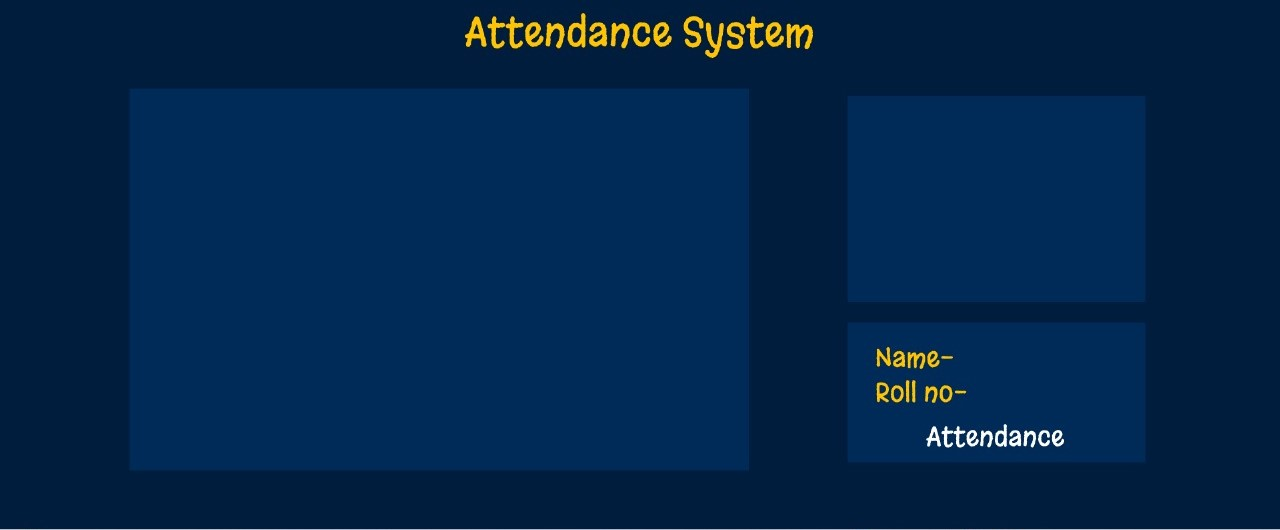
#> input picture interface/as2c.jpeg, 1280 x 530 px
$ python exp3.py
#> lines starting #> are read from the running program, lines starting #| are printed output that depends on the picture; after the words box and inside, x2 and y2 are one past the last pixel; in counts of white or black regions, pixels touching at a corner belong together; pictures that were not available may be replaced by others from this repository, and a replacement may not be noted
import cv2
interface = cv2.imread("interface/as2c.jpeg")
#> interface is the input picture: shape (530, 1280, 3); mean B, G, R 74.6, 37.9, 3
interface = cv2.resize(interface, (1240, 680))
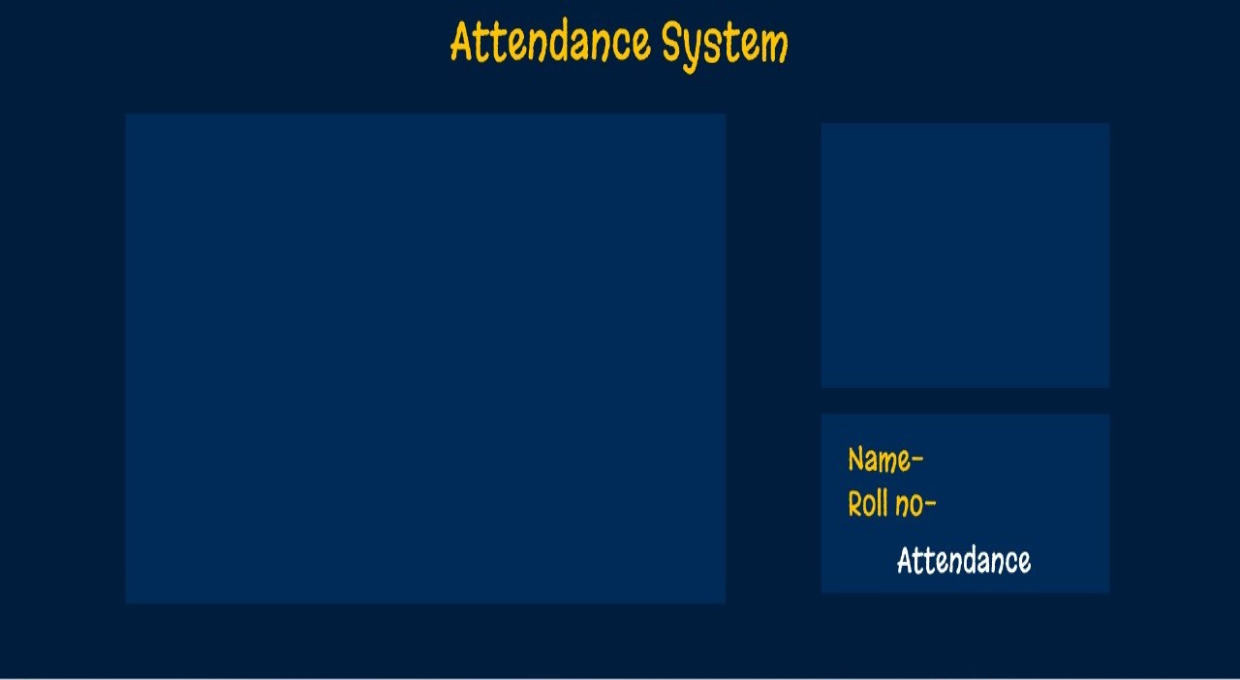
#> interface: shape (680, 1240, 3); mean B, G, R 74.6, 37.9, 3
bl = cv2.imread("interface/blackpage.png")
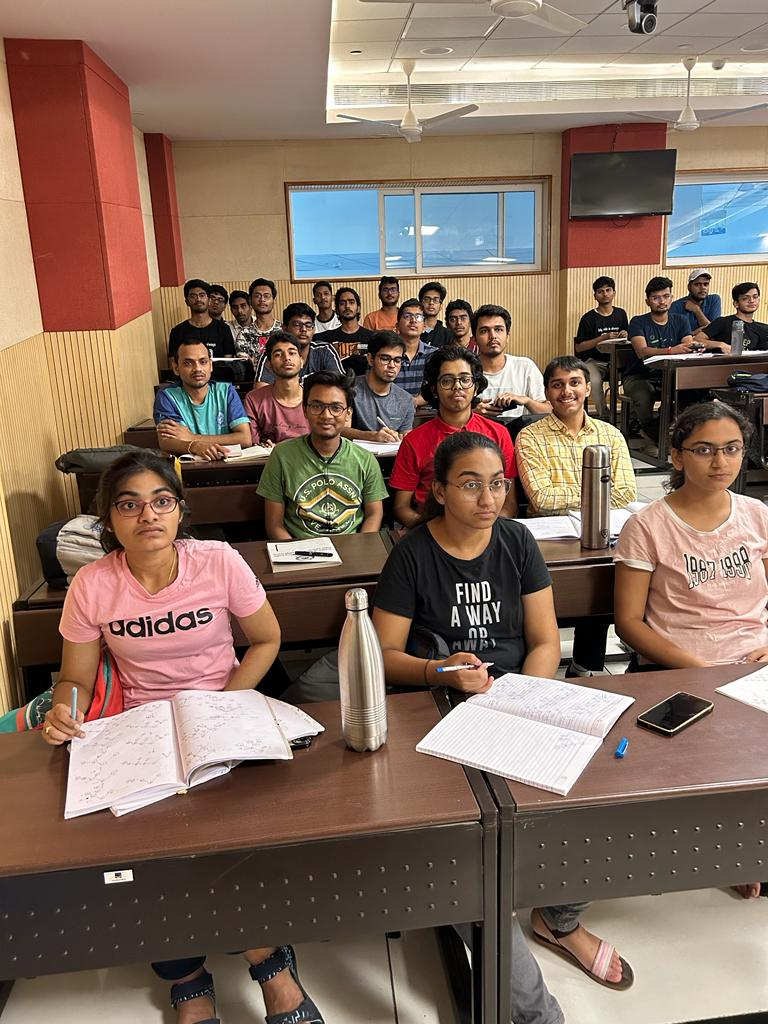
#> input picture sample.jpg, 768 x 1024 px, given in place of blackpage.png, which was not available
#> bl is the input picture: shape (1024, 768, 3); mean B, G, R 95.9, 110.3, 133.8
bl = cv2.resize(bl, (1230 - 800, 670 - 10))
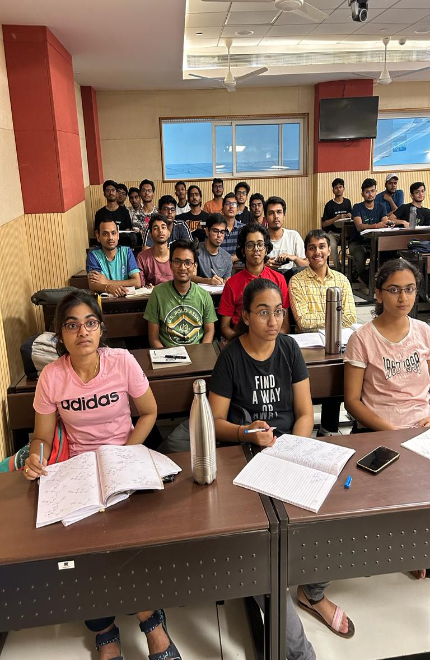
#> bl: shape (660, 430, 3); mean B, G, R 95.8, 110.2, 133.7
interface[10:670, 800:1230] = bl
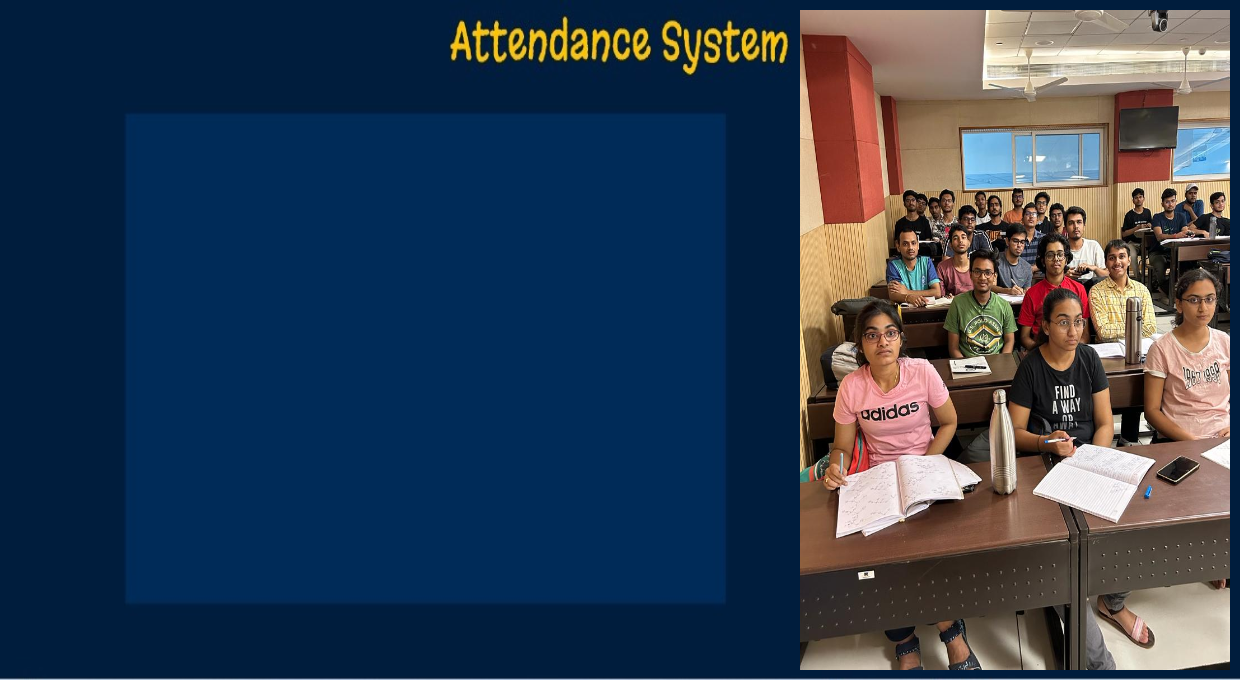
#> interface: shape (680, 1240, 3); mean B, G, R 82, 62.6, 47
interface = cv2.rectangle(interface, (127, 116), (640 + 127, 116 + 486), (0, 255, 50), 3)
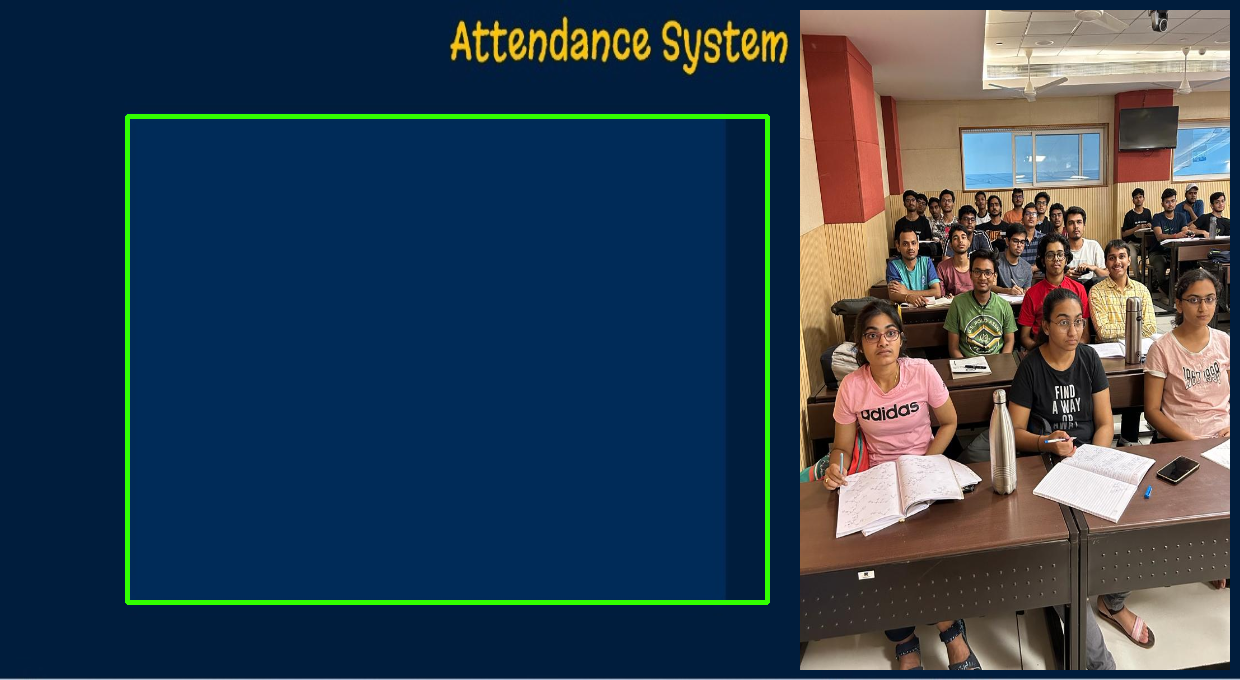
#> interface: shape (680, 1240, 3); 1.33% of pixels changed, all inside (x1, y1, x2, y2) = (125, 114, 770, 605)
cv2.imwrite("newinterface.jpg",interface)
